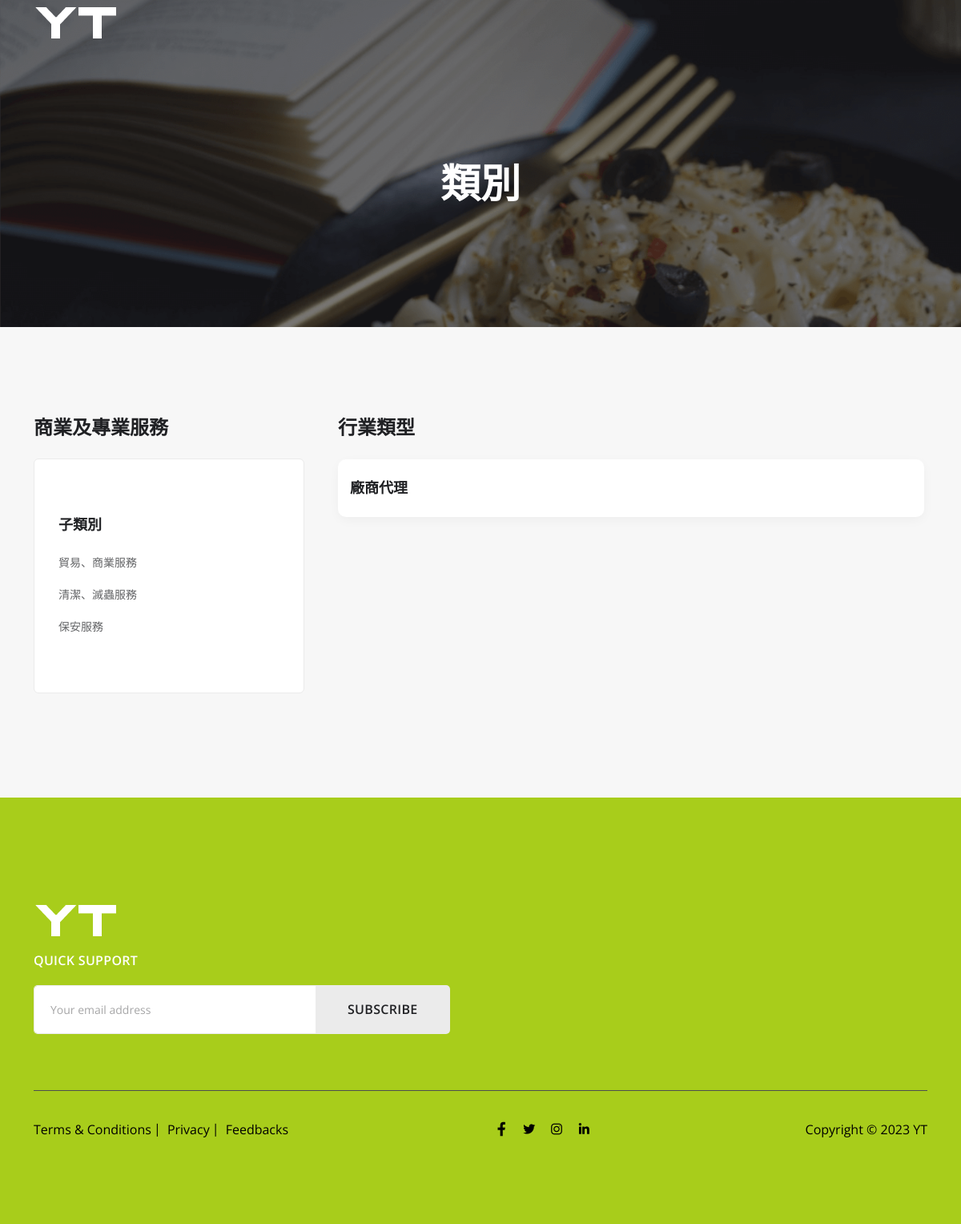
The app's page /category_details.php?cat=6 with its own data.
### tables this page shows
CREATE TABLE `category` (
  `category_id` int(11) NOT NULL,
  `category_name` varchar(255) NOT NULL,
  `created_at` datetime NOT NULL,
  `updated_at` datetime NOT NULL
);

CREATE TABLE `sub_category` (
  `sub_cat_id` int(11) NOT NULL,
  `cat_id` int(11) NOT NULL,
  `sub_cat_name` varchar(255) NOT NULL,
  `created_at` datetime NOT NULL,
  `updated_at` datetime NOT NULL
);

CREATE TABLE `industry_type` (
  `industry_type_id` int(11) NOT NULL,
  `industry_name` varchar(255) NOT NULL,
  `cat_id` int(50) NOT NULL,
  `sub_cat_id` int(50) NOT NULL,
  `created_at` datetime NOT NULL,
  `updated_at` datetime NOT NULL
);

### admin/include/DBController.php (called while the page is built, shortened)
<?php
class DBController {
    private $host = "localhost";
    private $user = "root";
    private $password = "";
    private $database = "yt";
    private $conn;
    function __construct() {
        $this->conn = $this->connectDB();
    }
    function connectDB() {
        $conn = mysqli_connect($this->host,$this->user,$this->password,$this->database);
        return $conn;
    }
    function runQuery($query) {
        $result = mysqli_query($this->conn,$query);
        while($row=mysqli_fetch_assoc($result)) {
            $resultset[] = $row;
        }
        if(!empty($resultset))
            return $resultset;
    }
    function numRows($query) {
        $result  = mysqli_query($this->conn,$query);
        $rowcount = mysqli_num_rows($result);
        return $rowcount;
    }
}

### category_details.php (the view, shortened to what this page needs)
<?php
include('admin/include/DBController.php');
$db = new DBController();
if(isset($_GET['cat'])){
    $cat_id = $_GET['cat'];
}
if(isset($_GET['sub_cat'])){
    $sub_cat = $_GET['sub_cat'];
} else{
    $fetch_sub_cat = $db->runQuery("select * from sub_category where cat_id = '$cat_id' order by sub_cat_id desc");
    $sub_cat = $fetch_sub_cat[0]['sub_cat_id'];
}
?>
<!DOCTYPE html>
<html lang="en">
<head>
    <link rel="stylesheet" href="assets/css/bootstrap.min.css">
    <link rel="stylesheet" href="assets/css/line-awesome.min.css">
    <link rel="stylesheet" href="assets/vendors/slick/slick.css">
    <link rel="stylesheet" href="assets/vendors/slick/slick-theme.css">
    <link rel="stylesheet" href="assets/vendors/editable-select/jquery-editable-select.css">
    <link rel="stylesheet" href="assets/vendors/nice-select/nice-select.css">
    <link rel="stylesheet" href="assets/css/animate.css">
    <link rel="stylesheet" href="assets/css/style.css">
    <link rel="stylesheet" href="assets/css/responsive.css">
</head>
<body>
<header class="header-area">
    <nav class="navbar navbar-expand-lg header-menu">
        <div class="container">
            <a class="navbar-brand sticky_logo" href="index.php">
                <img class="main" src="assets/img/logo.png" srcset="assets/img/logo@2x.png 2x" alt="logo">
            </a>
        </div>
    </nav>
</header>
<main>
    <section class="breadcrumb-area" style="background-image: url(assets/img/banner/banner-job.png);">
        <div class="container">
            <div class="row">
                <div class="col-xxl-8 col-lg-9 mx-auto text-center">
                    <h1 class="banner-title">類別 </h1>
                </div>
            </div>
        </div>
    </section>
    <section class="pt-110 pb-130 bg_disable">
        <div class="container">
            <div class="row">
                <div class="col-lg-4  pr-lg-30">
                    <div class="sidebar-header">
                        <div class="sidebar-title mb-4">
                            <?php
                            $cat_name = $db->runQuery("select * from category where category_id = '$cat_id'");
                            ?>
                            <h4><?php echo $cat_name[0]['category_name'];?></h4>
                        </div>
                    </div>
                    <div class="left-sidebar-widget">
                        <div class="single-sidebar-widget mt-40">
                            <div class="catagory-list-widget">
                                <div class="widget-title">
                                    <h5>子類別</h5>
                                </div>
                                <div class="widget-content ">
                                    <ul class="catagory-list py-3 list-unstyled">
                                        <?php
                                        $fetch_sub_cat = $db->runQuery("select * from sub_category where cat_id = '$cat_id' order by sub_cat_id desc");
                                        $no_fetch_sub_cat = $db->numRows("select * from sub_category where cat_id = '$cat_id' order by sub_cat_id desc");
                                        for ($i=0; $i < $no_fetch_sub_cat; $i++){
                                            ?>
                                            <li class="catagory-item ">
                                                <a href="category_details.php?cat=<?php echo $cat_id;?>&sub_cat=<?php echo $fetch_sub_cat[$i]['sub_cat_id'];?>" class="catagory-link">
                                                    <span class="text"><?php echo $fetch_sub_cat[$i]['sub_cat_name'];?></span>
                                                </a>
                                            </li>
                                            <?php
                                        }
                                        ?>
                                    </ul>
                                </div>
                            </div>
                        </div>
                    </div>
                </div>
                <div class="col-lg-8">
                    <div class="job-post-widget">
                        <div class="sidebar-header d-flex justify-content-between align-items-center mt-4 mt-lg-0">
                            <div class="sidebar-title">
                                <h4 class="wow fadeInRight">行業類型</h4>
                            </div>
                        </div>
                        <?php
                        $fetch_industry_type = $db->runQuery("select * from industry_type where sub_cat_id = '$sub_cat' order by industry_type_id desc");
                        $no_fetch_industry_type = $db->numRows("select * from industry_type where sub_cat_id = '$sub_cat' order by industry_type_id desc");
                        for ($j=0; $j < $no_fetch_industry_type; $j++){
                            ?>
                            <div class="single-job-post me-1 wow fadeInUp mt-25">
                                <div class="post-header">
                                    <div>
                                        <h6 class="job-title"><a href="company_details.php?industry=<?php echo $fetch_industry_type[$j]['industry_type_id'];?>" style="font-size: 18px"><?php echo $fetch_industry_type[$j]['industry_name'];?></a></h6>
                                    </div>
                                </div>
                            </div>
                            <?php
                        }
                        ?>
                    </div>
                </div>
            </div>
        </div>
    </section>
</main>
<section class="footer-area pt-130 pb-100">
    <div class="container">
        <div class="footer-content-top pb-70">
            <a class="wow fadeInRight" href="index.html"><img src="assets/img/logo.png" alt="Logo"/></a>
            <div class="d-flex flex-wrap justify-content-xl-between justify-content-center wow fadeInRight"
                 data-wow-delay="0.3s">
                <div class="right-content mt-3">
                    <div class="footer-search-form wow fadeInLeft">
                        <p class="Subscribe-title mb-20">Quick Support</p>
                        <form action="#">
                            <div class="d-sm-flex justify-content-end footer-search">
                                <div>
                                    <input type="text" class="form-control email-form"
                                           placeholder="Your email address"/>
                                </div>
                                <button class="btn-Subscribe" type="submit">
                                    Subscribe
                                </button>
                            </div>
                        </form>
                    </div>
                </div>
            </div>
        </div>
        <div class="mt-30 footer-content d-flex flex-lg-row flex-column wow fadeInUp" data-wow-delay="0.5">
            <div class="footer-terms">
                <a href="#">Terms & Conditions</a>
                <a href="#">Privacy</a>
                <a href="#">Feedbacks</a>
            </div>
            <div class="social-icon text-center">
                <a href="#"><i class="lab la-facebook-f"></i></a>
                <a href="#"><i class="lab la-twitter"></i></a>
                <a href="#"><i class="lab la-instagram"></i></a>
                <a href="#"><i class="lab la-linkedin-in"></i></a>
            </div>
            <div class="text-end">
                <p>Copyright © 2023 YT</p>
            </div>
        </div>
    </div>
</section>
</body>
</html>

### records on screen
category: category_name "商業及專業服務"
sub_category: sub_cat_name "貿易、商業服務"
sub_category: sub_cat_name "清潔、滅蟲服務"
sub_category: sub_cat_name "保安服務"
industry_type: industry_name "廠商代理"
